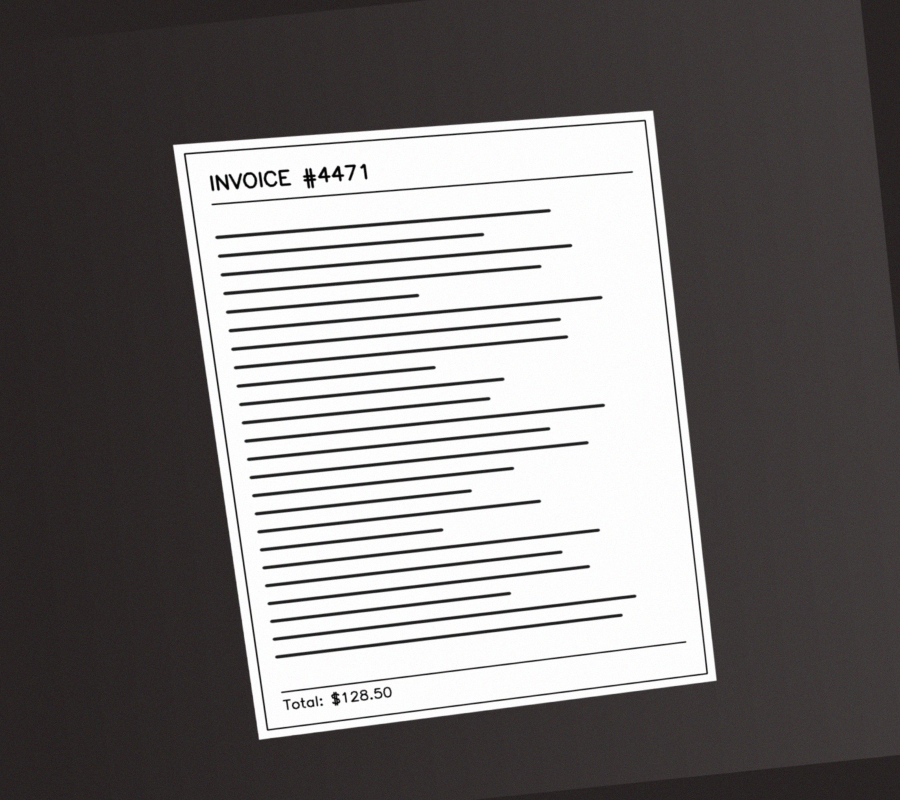
#> input picture data/samples/photo1.jpg, 1800 x 1600 px, found by its file name (shown at 1/2 size)
$ python scan.py --input data/samples/photo1.jpg --output output/
#> lines starting #> are read from the running program, lines starting #| are printed output that depends on the picture; after the words box and inside, x2 and y2 are one past the last pixel; in counts of white or black regions, pixels touching at a corner belong together
### src/preprocessing.py
"""
Module 1: Preprocessing
------------------------
Turns a messy color photo into clean edges the computer can reason about.

Pipeline: load -> resize (track scale ratio) -> grayscale -> blur -> Canny edges
"""

import cv2
import numpy as np


def load_image(path: str) -> np.ndarray:
    """Load an image from disk. Raises ValueError if the file can't be
    read as an image (missing file, corrupt file, unsupported format, etc.)."""
    img = cv2.imread(path)
    if img is None:
        raise ValueError(f"Could not read '{path}' as an image (missing, corrupt, or unsupported format).")
    return img


def resize_image(img: np.ndarray, target_dim: int = 900):
    """Resize so the longer side is ~target_dim px (default 900, within the
    recommended 800-1000px range). Full phone-camera resolution (3000+ px)
    makes contour-finding slow and noisy.

    Returns (resized_image, scale_ratio) where scale_ratio maps resized
    coordinates back to full-resolution coordinates:
        original_coord = resized_coord * scale_ratio
    """
    h, w = img.shape[:2]
    longer_side = max(h, w)
    if longer_side <= target_dim:
        # Already small enough; no upscaling needed.
        return img.copy(), 1.0

    scale = target_dim / float(longer_side)
    new_w, new_h = int(w * scale), int(h * scale)
    resized = cv2.resize(img, (new_w, new_h), interpolation=cv2.INTER_AREA)

    # scale_ratio = original_height / resized_height (equivalent to original_width/resized_width
    # since aspect ratio is preserved) -- used later to map detected corners back to full res.
    scale_ratio = h / float(new_h)
    return resized, scale_ratio


def to_grayscale(img: np.ndarray) -> np.ndarray:
    """Convert to grayscale. Color is irrelevant for finding edges."""
    return cv2.cvtColor(img, cv2.COLOR_BGR2GRAY)


def blur(gray: np.ndarray, ksize=(5, 5)) -> np.ndarray:
    """Gaussian blur to suppress small noise/texture (like paper grain) so
    the edge detector doesn't pick up thousands of tiny irrelevant edges."""
    return cv2.GaussianBlur(gray, ksize, 0)


def detect_edges(blurred: np.ndarray, low_threshold: int = 75, high_threshold: int = 200) -> np.ndarray:
    """Canny edge detection. Too low a threshold -> noise; too high -> lose
    faint edges. 75/200 is a reasonable starting point; tune per image set."""
    return cv2.Canny(blurred, low_threshold, high_threshold)


# [14 lines left out: function preprocess, not called in this run]

### src/detect_and_warp.py
"""
Module 2: Contour detection & perspective warp
------------------------------------------------
The actual "computer vision" core: find the document's outline in the edge
map, order its 4 corners consistently, and warp it flat into a top-down
rectangle.
"""

import cv2
import numpy as np


class DocumentNotFoundError(Exception):
    """Raised when no plausible document contour can be found at all."""
    pass


def find_candidate_contours(edged: np.ndarray, top_n: int = 5):
    """Find every closed shape in the edge map, keep the top_n largest by
    area. The document should be one of the largest shapes in frame -- this
    is why background contrast matters: if the page blends into the desk,
    its contour won't be strong."""
    contours, _ = cv2.findContours(edged.copy(), cv2.RETR_LIST, cv2.CHAIN_APPROX_SIMPLE)
    if not contours:
        raise DocumentNotFoundError("No contours found at all in the edge map.")
    contours = sorted(contours, key=cv2.contourArea, reverse=True)[:top_n]
    return contours


def find_document_corners(edged: np.ndarray, top_n: int = 5):
    """Look through the top_n largest contours for one that approximates to
    a 4-point polygon (our document). If none has exactly 4 points, fall
    back to the single largest contour's bounding rectangle -- the
    error-handling path for messy backgrounds.

    Returns a (4, 2) array of corner points (unordered) plus a bool
    indicating whether the fallback path was used.
    """
    contours = find_candidate_contours(edged, top_n)

    for contour in contours:
        perimeter = cv2.arcLength(contour, True)
        approx = cv2.approxPolyDP(contour, 0.02 * perimeter, True)
        if len(approx) == 4:
            return approx.reshape(4, 2).astype("float32"), False

    # Fallback: largest contour's bounding rectangle.
    largest = contours[0]
    x, y, w, h = cv2.boundingRect(largest)
    corners = np.array(
        [[x, y], [x + w, y], [x + w, y + h], [x, y + h]],
        dtype="float32",
    )
    return corners, True


def order_points(pts: np.ndarray) -> np.ndarray:
    """Order 4 points as [top-left, top-right, bottom-right, bottom-left].

    approxPolyDP/boundingRect give 4 points but not in a predictable order,
    and warpPerspective needs them ordered consistently.

    Trick:
        top-left     -> smallest sum of (x + y)
        bottom-right -> largest sum of (x + y)
        top-right    -> smallest difference (x - y)
        bottom-left  -> largest difference (x - y)
    """
    rect = np.zeros((4, 2), dtype="float32")

    s = pts.sum(axis=1)
    rect[0] = pts[np.argmin(s)]   # top-left
    rect[2] = pts[np.argmax(s)]   # bottom-right

    diff = np.diff(pts, axis=1).reshape(-1)
    rect[1] = pts[np.argmin(diff)]  # top-right
    rect[3] = pts[np.argmax(diff)]  # bottom-left

    return rect


def compute_output_dimensions(rect: np.ndarray):
    """Compute the pixel size of the flattened output rectangle from the
    4 ordered source points."""
    (tl, tr, br, bl) = rect

    width_a = np.linalg.norm(br - bl)
    width_b = np.linalg.norm(tr - tl)
    max_width = int(max(width_a, width_b))

    height_a = np.linalg.norm(tr - br)
    height_b = np.linalg.norm(tl - bl)
    max_height = int(max(height_a, height_b))

    return max(max_width, 1), max(max_height, 1)


def warp_perspective(original_full_res: np.ndarray, ordered_src_points: np.ndarray):
    """Warp the (full-resolution) source image so the given 4 ordered
    corners become a perfect flat rectangle."""
    max_width, max_height = compute_output_dimensions(ordered_src_points)

    dst = np.array(
        [[0, 0], [max_width - 1, 0], [max_width - 1, max_height - 1], [0, max_height - 1]],
        dtype="float32",
    )

    m = cv2.getPerspectiveTransform(ordered_src_points, dst)
    warped = cv2.warpPerspective(original_full_res, m, (max_width, max_height))
    return warped


def detect_and_warp(resized_original: np.ndarray, edged: np.ndarray, scale_ratio: float,
                     full_res_original: np.ndarray = None):
    """Full Module 2 pipeline: find corners in the (small) edge map, order
    them, scale them back to full resolution, and warp the full-resolution
    original into a flattened document image.

    If full_res_original is not provided, warps the resized image itself
    (useful when you don't need to keep the original full-resolution file
    around).
    """
    corners, used_fallback = find_document_corners(edged)
    ordered = order_points(corners)

    if full_res_original is not None:
        ordered_full_res = ordered * scale_ratio
        warped = warp_perspective(full_res_original, ordered_full_res)
    else:
        warped = warp_perspective(resized_original, ordered)

    return warped, used_fallback

### src/enhance.py
"""
Module 3: Enhancement
-----------------------
Takes the warped (flattened) document image and makes it look "scanned"
rather than just photographed, using adaptive thresholding so it copes
with uneven lighting across the page.
"""

import cv2
import numpy as np


def enhance(warped: np.ndarray) -> np.ndarray:
    """Convert the warped color image to a crisp black-text-on-white-background
    scanned look using adaptive Gaussian thresholding, which adapts to
    lighting variation across the page rather than using one global
    threshold."""
    gray = cv2.cvtColor(warped, cv2.COLOR_BGR2GRAY)
    scanned = cv2.adaptiveThreshold(
        gray,
        255,
        cv2.ADAPTIVE_THRESH_GAUSSIAN_C,
        cv2.THRESH_BINARY,
        11,
        10,
    )
    return scanned

### src/utils.py
"""
Shared utility helpers used across modules.
"""

import os
import time
import functools

SUPPORTED_EXTENSIONS = {".jpg", ".jpeg", ".png", ".bmp", ".tif", ".tiff"}


def has_supported_extension(path: str) -> bool:
    """Check whether a file's extension is one we know how to read."""
    _, ext = os.path.splitext(path)
    return ext.lower() in SUPPORTED_EXTENSIONS


def ensure_dir(path: str) -> None:
    """Create a directory (and parents) if it doesn't already exist."""
    os.makedirs(path, exist_ok=True)


# [18 lines left out: functions timed, list_images_in_dir, not called in this run]

### src/scan.py
#!/usr/bin/env python3
"""
scan.py - CLI entry point for the document scanner.

Usage:
    python src/scan.py --input data/samples/photo1.jpg --output output/
    python src/scan.py --input data/samples/ --output output/ --debug
"""

import argparse
import csv
import os
import sys
import time

import cv2

# Allow running this script directly (python src/scan.py ...) by making sure
# its own directory is importable regardless of the caller's cwd.
sys.path.insert(0, os.path.dirname(os.path.abspath(__file__)))

from preprocessing import preprocess, load_image, resize_image, to_grayscale, blur, detect_edges
from detect_and_warp import detect_and_warp, DocumentNotFoundError
from enhance import enhance
from utils import ensure_dir, has_supported_extension, list_images_in_dir


def parse_args():
    parser = argparse.ArgumentParser(
        description="Scan photos of documents into clean, flattened, high-contrast scans."
    )
    parser.add_argument(
        "--input", required=True,
        help="Path to a single image file, or a folder of images."
    )
    parser.add_argument(
        "--output", default="./output",
        help="Output directory (default: ./output)."
    )
    parser.add_argument(
        "--debug", action="store_true",
        help="Also save the intermediate edge-map image for each input."
    )
    return parser.parse_args()


def process_single_image(path: str, output_dir: str, debug: bool = False):
    """Run the full pipeline on one image.

    Returns a dict describing the outcome, suitable for a results.csv row:
        {filename, status, processing_time_s, output_path, error}
    """
    filename = os.path.basename(path)
    start = time.perf_counter()
    row = {
        "filename": filename,
        "status": "fail",
        "processing_time_s": 0.0,
        "output_path": "",
        "error": "",
    }

    try:
        if not os.path.exists(path):
            raise FileNotFoundError(f"File does not exist: {path}")

        if not has_supported_extension(path):
            raise ValueError(f"Unsupported file extension: {path}")

        # --- Module 1: preprocessing ---
        # Load full-resolution image separately so we can warp at full res.
        full_res = load_image(path)  # raises ValueError if unreadable
        resized_original, scale_ratio = resize_image(full_res)
        gray = to_grayscale(resized_original)
        blurred = blur(gray)
        edged = detect_edges(blurred)

        if debug:
            ensure_dir(output_dir)
            debug_path = os.path.join(output_dir, f"{os.path.splitext(filename)[0]}_edges.png")
            cv2.imwrite(debug_path, edged)

        # --- Module 2: contour detection & warp ---
        warped, used_fallback = detect_and_warp(
            resized_original, edged, scale_ratio, full_res_original=full_res
        )

        # --- Module 3: enhancement ---
        scanned = enhance(warped)

        ensure_dir(output_dir)
        out_name = f"{os.path.splitext(filename)[0]}_scanned.png"
        out_path = os.path.join(output_dir, out_name)
        cv2.imwrite(out_path, scanned)

        row["status"] = "success" if not used_fallback else "success (fallback contour)"
        row["output_path"] = out_path

    except (FileNotFoundError, ValueError, DocumentNotFoundError) as e:
        row["error"] = str(e)
    except Exception as e:  # noqa: BLE001 - last-resort guard so one bad file doesn't crash a batch
        row["error"] = f"Unexpected error: {e}"
    finally:
        row["processing_time_s"] = round(time.perf_counter() - start, 4)

    return row


def write_results_csv(rows, output_dir: str):
    ensure_dir(output_dir)
    csv_path = os.path.join(output_dir, "results.csv")
    fieldnames = ["filename", "status", "processing_time_s", "output_path", "error"]
    with open(csv_path, "w", newline="") as f:
        writer = csv.DictWriter(f, fieldnames=fieldnames)
        writer.writeheader()
        for row in rows:
            writer.writerow(row)
    return csv_path


def main():
    args = parse_args()
    ensure_dir(args.output)

    if os.path.isdir(args.input):
        image_paths = list_images_in_dir(args.input)
        if not image_paths:
            print(f"No supported images found in folder: {args.input}")
            sys.exit(1)
    elif os.path.isfile(args.input):
        image_paths = [args.input]
    else:
        print(f"Error: input path does not exist: {args.input}")
        sys.exit(1)

    results = []
    for path in image_paths:
        row = process_single_image(path, args.output, debug=args.debug)
#> in load_image, img is the input picture: shape (1600, 1800, 3); mean B, G, R 116.6, 116.8, 119.8
#> in resize_image, `resized = cv2.resize(img, (new_w, new_h), interpolation=cv2.INTER_AREA)`:
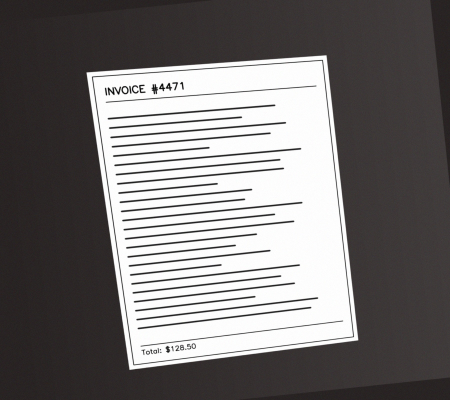
#> resized: shape (800, 900, 3) (shown at 1/2 size); mean B, G, R 116.7, 116.9, 120
#> in process_single_image, `resized_original, scale_ratio = resize_image(full_res)`: scale_ratio = 2
#> in detect_edges, `return cv2.Canny(blurred, low_threshold, high_threshold)`:
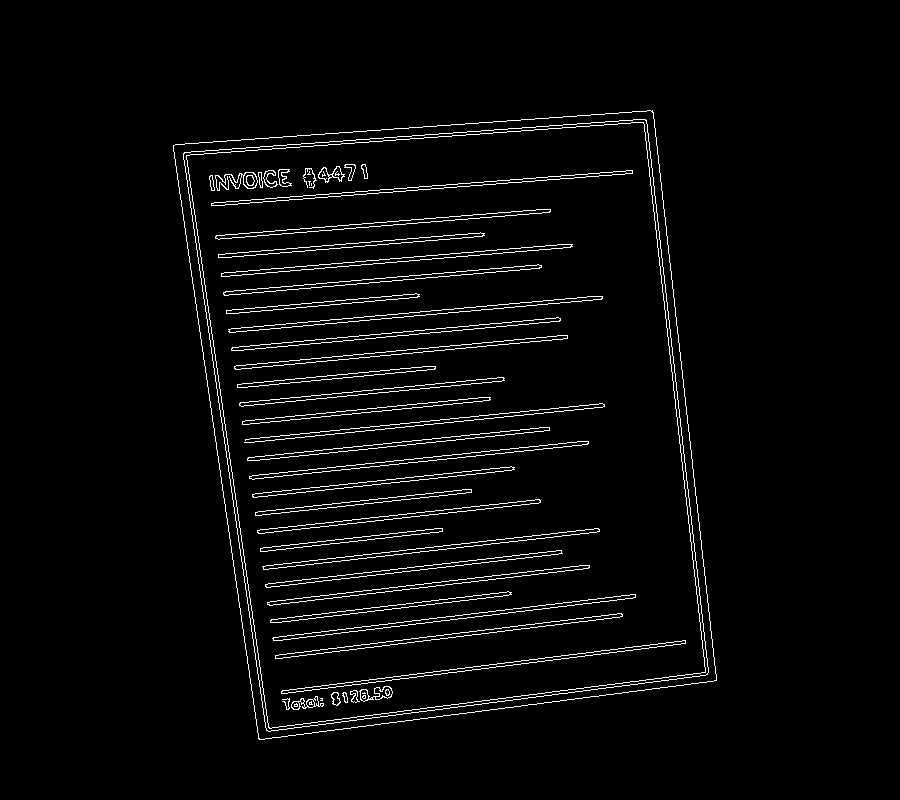
#> returned value: shape (800, 900); 3.2% white in thin lines or dots, all inside (x1, y1, x2, y2) = (173, 110, 717, 740)
#> in find_candidate_contours, `contours, _ = cv2.findContours(edged.copy(), cv2.RETR_LIST, cv2.CHAIN_..`: contours = 111 contours, 22 with area under 20; largest, box (x1, y1, x2, y2) and area: (173, 110, 717, 740) 276634, (173, 110, 717, 740) 276630, (183, 119, 709, 732) 260316, (183, 119, 709, 732) 260312, (186, 122, 706, 729) 254395
#> in find_candidate_contours, `contours = sorted(contours, key=cv2.contourArea, reverse=True)[:top_n]`: contours = 5 contours; box (x1, y1, x2, y2) and area: (173, 110, 717, 740) 276634, (173, 110, 717, 740) 276630, (183, 119, 709, 732) 260316, (183, 119, 709, 732) 260312, (186, 122, 706, 729) 254395
#> the loop in find_document_corners, `for contour in contours:` made 1 pass
#> (perimeter, approx) on pass 1: (2201.9, [[652, 110], [173, 145], [259, 739], [716, 680]])
#> in detect_and_warp, `corners, used_fallback = find_document_corners(edged)`: corners = [[652, 110], [173, 145], [259, 739], [716, 680]]; used_fallback = False
#> in order_points, `s = pts.sum(axis=1)`: s = [762, 318, 998, 1396]
#> in order_points, `diff = np.diff(pts, axis=1).reshape(-1)`: diff = [-542, -28, 480, -36]
#> in detect_and_warp, `ordered = order_points(corners)`: ordered = [[173, 145], [652, 110], [716, 680], [259, 739]]
#> in detect_and_warp, `ordered_full_res = ordered * scale_ratio`: ordered_full_res = [[346, 290], [1304, 220], [1432, 1360], [518, 1478]]
#> in compute_output_dimensions, `(tl, tr, br, bl) = rect`: tl = [346, 290]; tr = [1304, 220]; br = [1432, 1360]; bl = [518, 1478]
#> in compute_output_dimensions, `width_a = np.linalg.norm(br - bl)`: width_a = 921.6
#> in compute_output_dimensions, `width_b = np.linalg.norm(tr - tl)`: width_b = 960.6
#> in compute_output_dimensions, `max_width = int(max(width_a, width_b))`: max_width = 960
#> in compute_output_dimensions, `height_a = np.linalg.norm(tr - br)`: height_a = 1147.2
#> in compute_output_dimensions, `height_b = np.linalg.norm(tl - bl)`: height_b = 1200.4
#> in compute_output_dimensions, `max_height = int(max(height_a, height_b))`: max_height = 1200
#> in warp_perspective, `max_width, max_height = compute_output_dimensions(ordered_src_points)`: max_width = 960; max_height = 1200
#> in warp_perspective, `dst = np.array( [[0, 0], [max_width - 1, 0], [max_width - 1, max_heigh..`: dst = [[0, 0], [959, 0], [959, 1199], [0, 1199]]
#> in warp_perspective, `m = cv2.getPerspectiveTransform(ordered_src_points, dst)`: m = [[0.924, -0.134, -280.9], [0.0684, 0.936, -295.1], [-4.71e-05, -2.6e-05, 1]]
#> in warp_perspective, `warped = cv2.warpPerspective(original_full_res, m, (max_width, max_hei..`:
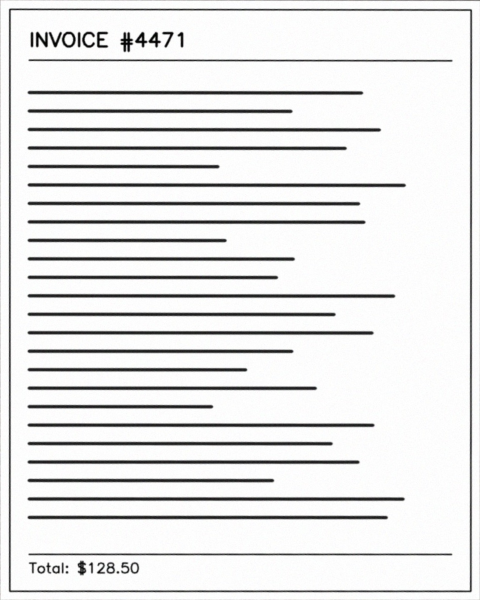
#> warped: shape (1200, 960, 3) (shown at 1/2 size); mean B, G, R 230, 230.1, 230.1
#> in process_single_image, `warped, used_fallback = detect_and_warp( resized_original, edged, scal..`: used_fallback = False
#> in enhance, `scanned = cv2.adaptiveThreshold( gray, 255, cv2.ADAPTIVE_THRESH_GAUSSI..`:
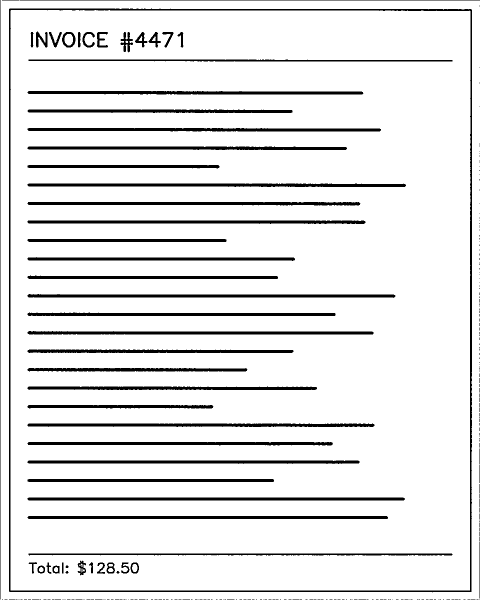
#> scanned: shape (1200, 960) (shown at 1/2 size); 90.1% white; 293 black regions (234 under 20 px), largest, box (x1, y1, x2, y2) and area: (18, 17, 944, 1185) 13262, (55, 367, 812, 374) 4585, (55, 995, 810, 1001) 4518
#> row = {'filename': 'photo1.jpg', 'status': 'success', 'processing_time_s': 1.14, 'output_path': 'output/photo1_scanned.png', 'error': ''}
        results.append(row)
        status_symbol = "OK  " if row["status"].startswith("success") else "FAIL"
#> status_symbol = 'OK  '
        detail = row["output_path"] if row["status"].startswith("success") else row["error"]
#> detail = 'output/photo1_scanned.png'
        print(f"[{status_symbol}] {row['filename']:30s} ({row['processing_time_s']:>6.3f}s)  {detail}")
#| [OK  ] photo1.jpg                     ( 1.144s)  output/photo1_scanned.png

    csv_path = write_results_csv(results, args.output)
#> the loop in write_results_csv, `for row in rows:` made 1 pass
#> csv_path = 'output/results.csv'

    successes = sum(1 for r in results if r["status"].startswith("success"))
#> successes = 1
    print()
    print(f"Summary: {successes}/{len(results)} succeeded. Log written to {csv_path}")
#| Summary: 1/1 succeeded. Log written to output/results.csv


if __name__ == "__main__":
    main()
